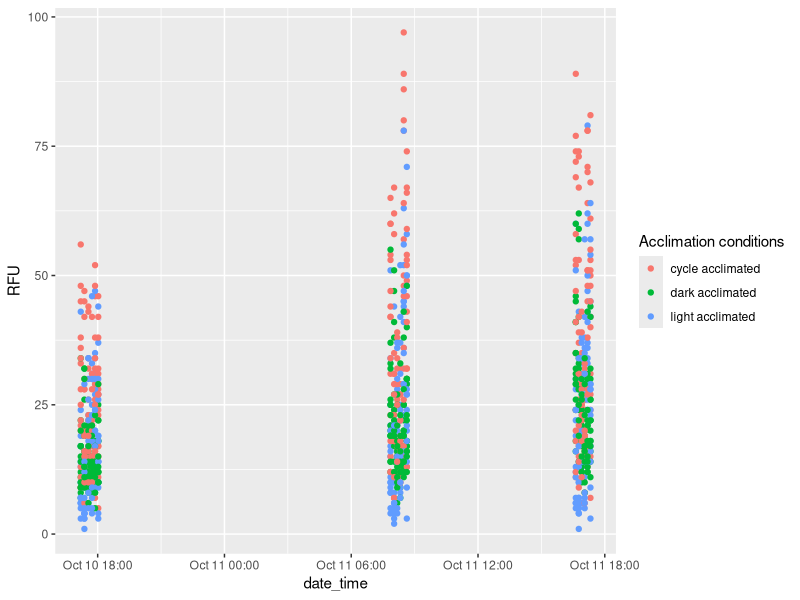
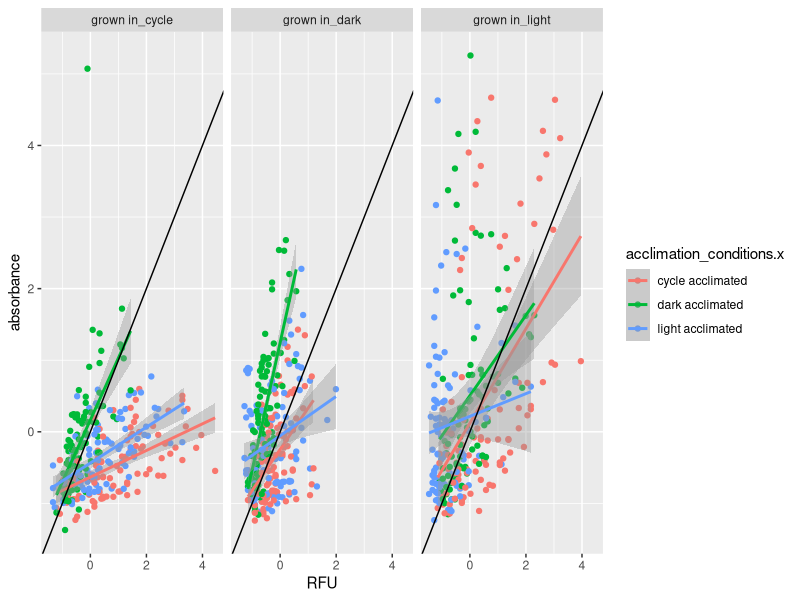

Recreate these plots in R, in order.


library(tidyverse)
library(lubridate)

abs <- read_csv("data-processed/absorbances.csv")
abs_gr <- read_csv("data-processed/absorbance-growth-rates.csv")
rfu <- read_csv("data-processed/rfu-data.csv") %>% 
	mutate(acclimation_conditions = str_replace(acclimation_conditions, "_", " ")) %>% 
	mutate(experiment_conditions = str_replace(experiment_conditions, "_", " ")) 



### change treatment names

absb <- abs %>% 
	mutate(acclimation_conditions = str_replace(acclimation_conditions, "_", " ")) %>% 
	mutate(experiment_conditions = str_replace(experiment_conditions, "_", " ")) 



late_rfu <- rfu %>% 
	filter(date_time > ymd_hms("2019-10-10 10:02:16"))


late_rfu %>% 
	rename(`Acclimation conditions` = acclimation_conditions) %>% 
	ggplot(aes(x = date_time, y = RFU, color = `Acclimation conditions`)) + geom_point() 

late_rfu2 <- late_rfu %>% 
	mutate(day = day(date_time)) %>% 
	mutate(hour = hour(date_time)) %>% 
	mutate(time_of_day = ifelse(hour < 12, "morning", "evening")) %>%
	mutate(unique_time = paste(day, time_of_day, sep = "_"))

abs2 <- abs %>%
	mutate(day = day(date_time)) %>% 
	mutate(hour = hour(date_time)) %>% 
	mutate(time_of_day = ifelse(hour < 12, "morning", "evening")) %>%
	mutate(unique_time = paste(day, time_of_day, sep = "_"))


all_meas <- left_join(late_rfu2, abs2, by = c("well_plate", "unique_time")) 

all_meas$absorbance <- scale(all_meas$absorbance)
all_meas$RFU <- scale(all_meas$RFU)

all_meas %>% 
	ggplot(aes(x = RFU, y = absorbance, color = acclimation_conditions.x)) + geom_point() +
	geom_smooth(method = "lm") +
	facet_wrap( ~ experiment_conditions.x) +
	geom_abline(intercept = 0, slope = 1)
